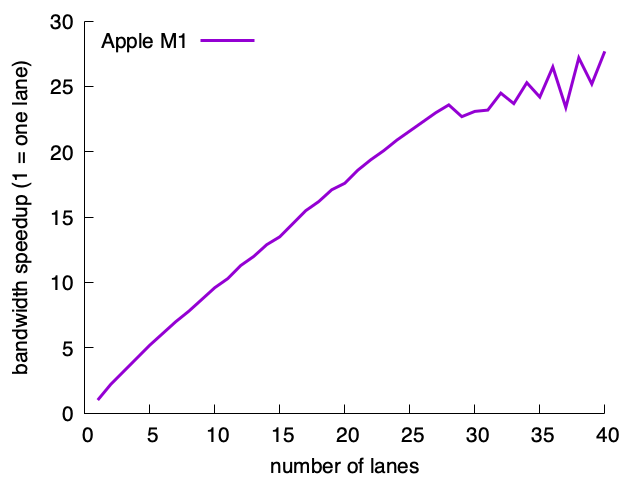

Recreate this plot in gnuplot.
set style line 80 lt rgb "#000000"
set style line 1 lc rgb "#A00000"  lw 3 pt 1 ps 1
set style line 2 lc rgb "#00A000"  lw 3 pt 5 ps 1
set style line 3 lc rgb "#5060D0"  lw 3 pt 7 ps 1
set style line 4 lc rgb "#FF1493"  lw 3 pt 9 ps 1
set border 3 back linestyle 80 # Remove border on top and right.  These
             # borders are useless and make it harder
             # to see plotted lines near the border.
    # Also, put it in grey; no need for so much emphasis on a border.
set xtics nomirror
set ytics nomirror

set term pngcairo fontscale 1.3
set ylabel "bandwidth speedup (1 = one lane)"
set xlabel "number of lanes"
set key top left
set out "results.png"
plot "data.txt" using 1:6 with lines lw 3 ti "Apple M1"
